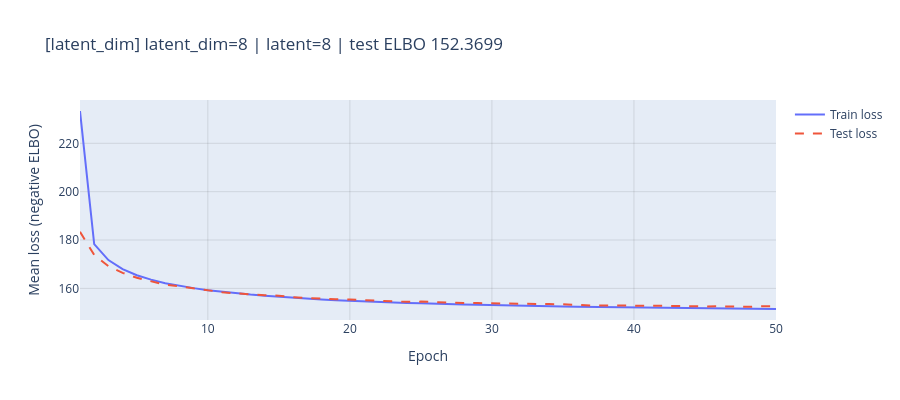
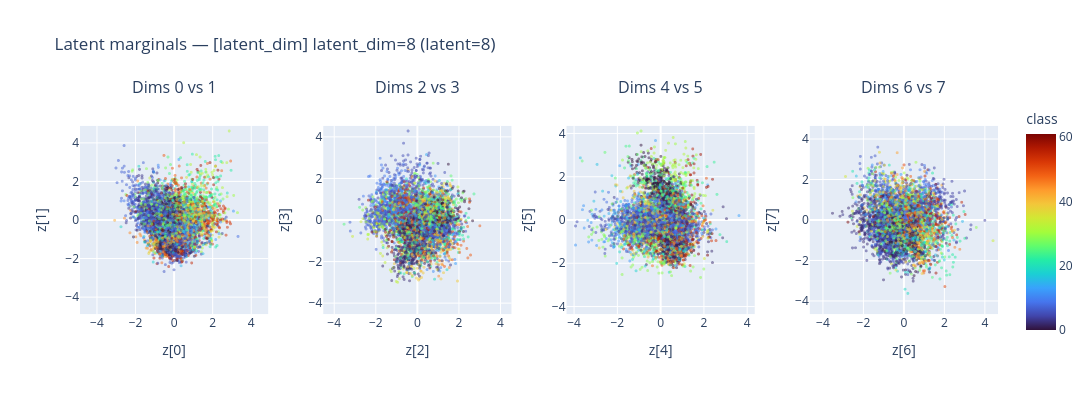
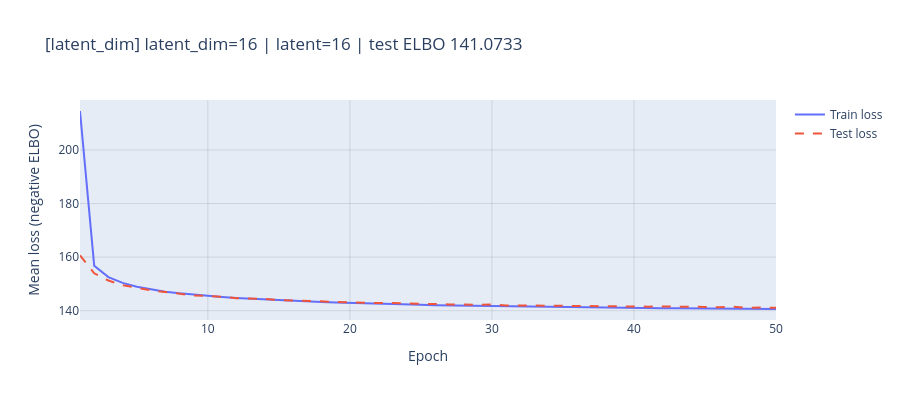
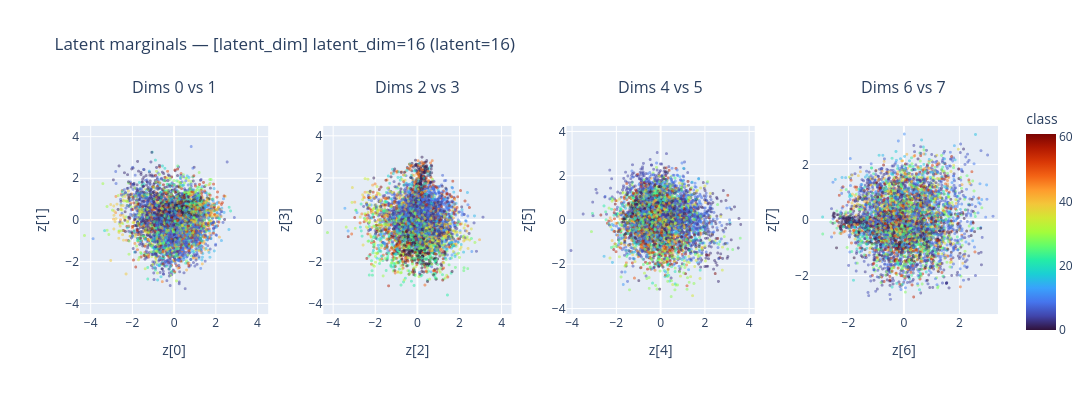

Notebook cell for these charts, in order:
### Markdown cell above
### 6.1 Tunning latent dimensionality

### Code cell
# Stage 1 — latent dimensionality (everything else held at best_config defaults)
LATENT_DIM_VALUES = [8, 16, 32]
run_search(
    stage='latent_dim',
    param='latent_dim',
    candidates=[(str(m), m) for m in LATENT_DIM_VALUES],
)

### Figure 1 — Plotly figure (JSON) as saved in the notebook; plotly's stock layout.template omitted (floating-point values rounded to 4 significant figures)
{"data": [{"mode": "lines", "name": "Train loss", "type": "scatter", "x": [1, 2, 3, 4, 5, 6, 7, 8, 9, 10, 11, 12, 13, 14, 15, 16, 17, 18, 19, 20, 21, 22, 23, 24, 25, 26, 27, 28, 29, 30, 31, 32, 33, 34, 35, 36, 37, 38, 39, 40, 41, 42, 43, 44, 45, 46, 47, 48, 49, 50], "y": [233.4, 178.3, 171.7, 168.0, 165.4, 163.6, 162.2, 161.1, 160.1, 159.3, 158.6, 158.0, 157.4, 157.0, 156.5, 156.1, 155.7, 155.4, 155.1, 154.8, 154.6, 154.4, 154.2, 154.0, 153.8, 153.6, 153.5, 153.3, 153.2, 153.0, 153.0, 152.8, 152.7, 152.6, 152.5, 152.4, 152.3, 152.2, 152.2, 152.1, 152.0, 152.0, 151.8, 151.8, 151.7, 151.7, 151.6, 151.5, 151.5, 151.5]}, {"line": {"dash": "dash"}, "mode": "lines", "name": "Test loss", "type": "scatter", "x": [1, 2, 3, 4, 5, 6, 7, 8, 9, 10, 11, 12, 13, 14, 15, 16, 17, 18, 19, 20, 21, 22, 23, 24, 25, 26, 27, 28, 29, 30, 31, 32, 33, 34, 35, 36, 37, 38, 39, 40, 41, 42, 43, 44, 45, 46, 47, 48, 49, 50], "y": [183.4, 173.8, 169.2, 166.4, 164.4, 163.0, 161.5, 160.8, 160.0, 159.2, 158.4, 157.9, 157.4, 157.2, 156.9, 156.3, 156.0, 155.6, 155.5, 155.4, 155.1, 154.8, 154.7, 154.4, 154.5, 154.3, 153.9, 154.0, 153.9, 153.8, 153.6, 153.5, 153.3, 153.5, 153.4, 153.0, 152.9, 153.0, 153.0, 152.8, 152.8, 152.8, 152.7, 152.6, 152.5, 152.6, 152.5, 152.4, 152.6, 152.7]}], "layout": {"height": 400, "title": {"text": "[latent_dim] latent_dim=8 | latent=8 | test ELBO 152.3699"}, "width": 900, "xaxis": {"gridcolor": "rgba(0,0,0,0.1)", "showgrid": true, "title": {"text": "Epoch"}}, "yaxis": {"gridcolor": "rgba(0,0,0,0.1)", "showgrid": true, "title": {"text": "Mean loss (negative ELBO)"}}}}

### Figure 2 — Plotly figure (JSON) as saved in the notebook; plotly's stock layout.template omitted (floating-point values rounded to 4 significant figures; data arrays with more than 128 entries replaced by an {"elided": "..."} marker saying what was removed)
{"data": [{"marker": {"cmax": 61, "cmin": 0, "color": {"elided": "5000 int values"}, "colorbar": {"title": {"text": "class"}}, "colorscale": [[0, "#30123b"], [0.07143, "#4145ab"], [0.1429, "#4675ed"], [0.2143, "#39a2fc"], [0.2857, "#1bcfd4"], [0.3571, "#24eca6"], [0.4286, "#61fc6c"], [0.5, "#a4fc3b"], [0.5714, "#d1e834"], [0.6429, "#f3c63a"], [0.7143, "#fe9b2d"], [0.7857, "#f36315"], [0.8571, "#d93806"], [0.9286, "#b11901"], [1, "#7a0402"]], "opacity": 0.5, "showscale": false, "size": 3}, "mode": "markers", "showlegend": false, "type": "scattergl", "x": {"elided": "5000 float values"}, "xaxis": "x", "y": {"elided": "5000 float values"}, "yaxis": "y"}, {"marker": {"cmax": 61, "cmin": 0, "color": {"elided": "5000 int values"}, "colorbar": {"title": {"text": "class"}}, "colorscale": [[0, "#30123b"], [0.07143, "#4145ab"], [0.1429, "#4675ed"], [0.2143, "#39a2fc"], [0.2857, "#1bcfd4"], [0.3571, "#24eca6"], [0.4286, "#61fc6c"], [0.5, "#a4fc3b"], [0.5714, "#d1e834"], [0.6429, "#f3c63a"], [0.7143, "#fe9b2d"], [0.7857, "#f36315"], [0.8571, "#d93806"], [0.9286, "#b11901"], [1, "#7a0402"]], "opacity": 0.5, "showscale": false, "size": 3}, "mode": "markers", "showlegend": false, "type": "scattergl", "x": {"elided": "5000 float values"}, "xaxis": "x2", "y": {"elided": "5000 float values"}, "yaxis": "y2"}, {"marker": {"cmax": 61, "cmin": 0, "color": {"elided": "5000 int values"}, "colorbar": {"title": {"text": "class"}}, "colorscale": [[0, "#30123b"], [0.07143, "#4145ab"], [0.1429, "#4675ed"], [0.2143, "#39a2fc"], [0.2857, "#1bcfd4"], [0.3571, "#24eca6"], [0.4286, "#61fc6c"], [0.5, "#a4fc3b"], [0.5714, "#d1e834"], [0.6429, "#f3c63a"], [0.7143, "#fe9b2d"], [0.7857, "#f36315"], [0.8571, "#d93806"], [0.9286, "#b11901"], [1, "#7a0402"]], "opacity": 0.5, "showscale": false, "size": 3}, "mode": "markers", "showlegend": false, "type": "scattergl", "x": {"elided": "5000 float values"}, "xaxis": "x3", "y": {"elided": "5000 float values"}, "yaxis": "y3"}, {"marker": {"cmax": 61, "cmin": 0, "color": {"elided": "5000 int values"}, "colorbar": {"title": {"text": "class"}}, "colorscale": [[0, "#30123b"], [0.07143, "#4145ab"], [0.1429, "#4675ed"], [0.2143, "#39a2fc"], [0.2857, "#1bcfd4"], [0.3571, "#24eca6"], [0.4286, "#61fc6c"], [0.5, "#a4fc3b"], [0.5714, "#d1e834"], [0.6429, "#f3c63a"], [0.7143, "#fe9b2d"], [0.7857, "#f36315"], [0.8571, "#d93806"], [0.9286, "#b11901"], [1, "#7a0402"]], "opacity": 0.5, "showscale": true, "size": 3}, "mode": "markers", "showlegend": false, "type": "scattergl", "x": {"elided": "5000 float values"}, "xaxis": "x4", "y": {"elided": "5000 float values"}, "yaxis": "y4"}], "layout": {"annotations": [{"font": {"size": 16}, "showarrow": false, "text": "Dims 0 vs 1", "x": 0.1025, "xanchor": "center", "xref": "paper", "y": 1, "yanchor": "bottom", "yref": "paper"}, {"font": {"size": 16}, "showarrow": false, "text": "Dims 2 vs 3", "x": 0.3675, "xanchor": "center", "xref": "paper", "y": 1, "yanchor": "bottom", "yref": "paper"}, {"font": {"size": 16}, "showarrow": false, "text": "Dims 4 vs 5", "x": 0.6325, "xanchor": "center", "xref": "paper", "y": 1, "yanchor": "bottom", "yref": "paper"}, {"font": {"size": 16}, "showarrow": false, "text": "Dims 6 vs 7", "x": 0.8975, "xanchor": "center", "xref": "paper", "y": 1, "yanchor": "bottom", "yref": "paper"}], "height": 420, "title": {"text": "Latent marginals — [latent_dim] latent_dim=8 (latent=8)"}, "width": 1760, "xaxis": {"anchor": "y", "constrain": "domain", "domain": [0, 0.205], "range": [-4.879, 4.879], "title": {"text": "z[0]"}}, "xaxis2": {"anchor": "y2", "constrain": "domain", "domain": [0.265, 0.47], "range": [-4.527, 4.527], "title": {"text": "z[2]"}}, "xaxis3": {"anchor": "y3", "constrain": "domain", "domain": [0.53, 0.735], "range": [-4.349, 4.349], "title": {"text": "z[4]"}}, "xaxis4": {"anchor": "y4", "constrain": "domain", "domain": [0.795, 1], "range": [-4.649, 4.649], "title": {"text": "z[6]"}}, "yaxis": {"anchor": "x", "constrain": "domain", "domain": [0, 1], "range": [-4.879, 4.879], "scaleanchor": "x", "scaleratio": 1, "title": {"text": "z[1]"}}, "yaxis2": {"anchor": "x2", "constrain": "domain", "domain": [0, 1], "range": [-4.527, 4.527], "scaleanchor": "x2", "scaleratio": 1, "title": {"text": "z[3]"}}, "yaxis3": {"anchor": "x3", "constrain": "domain", "domain": [0, 1], "range": [-4.349, 4.349], "scaleanchor": "x3", "scaleratio": 1, "title": {"text": "z[5]"}}, "yaxis4": {"anchor": "x4", "constrain": "domain", "domain": [0, 1], "range": [-4.649, 4.649], "scaleanchor": "x4", "scaleratio": 1, "title": {"text": "z[7]"}}}}

### Figure 3 — Plotly figure (JSON) as saved in the notebook; plotly's stock layout.template omitted (floating-point values rounded to 4 significant figures)
{"data": [{"mode": "lines", "name": "Train loss", "type": "scatter", "x": [1, 2, 3, 4, 5, 6, 7, 8, 9, 10, 11, 12, 13, 14, 15, 16, 17, 18, 19, 20, 21, 22, 23, 24, 25, 26, 27, 28, 29, 30, 31, 32, 33, 34, 35, 36, 37, 38, 39, 40, 41, 42, 43, 44, 45, 46, 47, 48, 49, 50], "y": [214.6, 156.8, 152.5, 150.4, 148.9, 147.9, 147.1, 146.5, 146.0, 145.5, 145.1, 144.7, 144.4, 144.1, 143.9, 143.6, 143.4, 143.2, 143.1, 142.9, 142.7, 142.5, 142.4, 142.3, 142.2, 142.1, 142.0, 141.9, 141.8, 141.7, 141.6, 141.6, 141.5, 141.4, 141.3, 141.3, 141.2, 141.1, 141.1, 141.0, 141.0, 140.9, 140.9, 140.9, 140.8, 140.8, 140.8, 140.7, 140.7, 140.6]}, {"line": {"dash": "dash"}, "mode": "lines", "name": "Test loss", "type": "scatter", "x": [1, 2, 3, 4, 5, 6, 7, 8, 9, 10, 11, 12, 13, 14, 15, 16, 17, 18, 19, 20, 21, 22, 23, 24, 25, 26, 27, 28, 29, 30, 31, 32, 33, 34, 35, 36, 37, 38, 39, 40, 41, 42, 43, 44, 45, 46, 47, 48, 49, 50], "y": [160.7, 154.0, 151.3, 149.5, 148.6, 147.6, 147.0, 146.3, 145.7, 145.5, 145.2, 144.7, 144.5, 144.4, 143.9, 143.8, 143.6, 143.5, 143.2, 143.3, 143.1, 142.8, 142.9, 142.7, 142.5, 142.5, 142.3, 142.3, 142.1, 142.3, 141.9, 142.0, 141.9, 141.8, 141.7, 141.8, 141.7, 141.6, 141.5, 141.4, 141.5, 141.5, 141.4, 141.5, 141.4, 141.2, 141.5, 141.1, 141.2, 141.1]}], "layout": {"height": 400, "title": {"text": "[latent_dim] latent_dim=16 | latent=16 | test ELBO 141.0733"}, "width": 900, "xaxis": {"gridcolor": "rgba(0,0,0,0.1)", "showgrid": true, "title": {"text": "Epoch"}}, "yaxis": {"gridcolor": "rgba(0,0,0,0.1)", "showgrid": true, "title": {"text": "Mean loss (negative ELBO)"}}}}

### Figure 4 — Plotly figure (JSON) as saved in the notebook; plotly's stock layout.template omitted (floating-point values rounded to 4 significant figures; data arrays with more than 128 entries replaced by an {"elided": "..."} marker saying what was removed)
{"data": [{"marker": {"cmax": 61, "cmin": 0, "color": {"elided": "5000 int values"}, "colorbar": {"title": {"text": "class"}}, "colorscale": [[0, "#30123b"], [0.07143, "#4145ab"], [0.1429, "#4675ed"], [0.2143, "#39a2fc"], [0.2857, "#1bcfd4"], [0.3571, "#24eca6"], [0.4286, "#61fc6c"], [0.5, "#a4fc3b"], [0.5714, "#d1e834"], [0.6429, "#f3c63a"], [0.7143, "#fe9b2d"], [0.7857, "#f36315"], [0.8571, "#d93806"], [0.9286, "#b11901"], [1, "#7a0402"]], "opacity": 0.5, "showscale": false, "size": 3}, "mode": "markers", "showlegend": false, "type": "scattergl", "x": {"elided": "5000 float values"}, "xaxis": "x", "y": {"elided": "5000 float values"}, "yaxis": "y"}, {"marker": {"cmax": 61, "cmin": 0, "color": {"elided": "5000 int values"}, "colorbar": {"title": {"text": "class"}}, "colorscale": [[0, "#30123b"], [0.07143, "#4145ab"], [0.1429, "#4675ed"], [0.2143, "#39a2fc"], [0.2857, "#1bcfd4"], [0.3571, "#24eca6"], [0.4286, "#61fc6c"], [0.5, "#a4fc3b"], [0.5714, "#d1e834"], [0.6429, "#f3c63a"], [0.7143, "#fe9b2d"], [0.7857, "#f36315"], [0.8571, "#d93806"], [0.9286, "#b11901"], [1, "#7a0402"]], "opacity": 0.5, "showscale": false, "size": 3}, "mode": "markers", "showlegend": false, "type": "scattergl", "x": {"elided": "5000 float values"}, "xaxis": "x2", "y": {"elided": "5000 float values"}, "yaxis": "y2"}, {"marker": {"cmax": 61, "cmin": 0, "color": {"elided": "5000 int values"}, "colorbar": {"title": {"text": "class"}}, "colorscale": [[0, "#30123b"], [0.07143, "#4145ab"], [0.1429, "#4675ed"], [0.2143, "#39a2fc"], [0.2857, "#1bcfd4"], [0.3571, "#24eca6"], [0.4286, "#61fc6c"], [0.5, "#a4fc3b"], [0.5714, "#d1e834"], [0.6429, "#f3c63a"], [0.7143, "#fe9b2d"], [0.7857, "#f36315"], [0.8571, "#d93806"], [0.9286, "#b11901"], [1, "#7a0402"]], "opacity": 0.5, "showscale": false, "size": 3}, "mode": "markers", "showlegend": false, "type": "scattergl", "x": {"elided": "5000 float values"}, "xaxis": "x3", "y": {"elided": "5000 float values"}, "yaxis": "y3"}, {"marker": {"cmax": 61, "cmin": 0, "color": {"elided": "5000 int values"}, "colorbar": {"title": {"text": "class"}}, "colorscale": [[0, "#30123b"], [0.07143, "#4145ab"], [0.1429, "#4675ed"], [0.2143, "#39a2fc"], [0.2857, "#1bcfd4"], [0.3571, "#24eca6"], [0.4286, "#61fc6c"], [0.5, "#a4fc3b"], [0.5714, "#d1e834"], [0.6429, "#f3c63a"], [0.7143, "#fe9b2d"], [0.7857, "#f36315"], [0.8571, "#d93806"], [0.9286, "#b11901"], [1, "#7a0402"]], "opacity": 0.5, "showscale": true, "size": 3}, "mode": "markers", "showlegend": false, "type": "scattergl", "x": {"elided": "5000 float values"}, "xaxis": "x4", "y": {"elided": "5000 float values"}, "yaxis": "y4"}], "layout": {"annotations": [{"font": {"size": 16}, "showarrow": false, "text": "Dims 0 vs 1", "x": 0.1025, "xanchor": "center", "xref": "paper", "y": 1, "yanchor": "bottom", "yref": "paper"}, {"font": {"size": 16}, "showarrow": false, "text": "Dims 2 vs 3", "x": 0.3675, "xanchor": "center", "xref": "paper", "y": 1, "yanchor": "bottom", "yref": "paper"}, {"font": {"size": 16}, "showarrow": false, "text": "Dims 4 vs 5", "x": 0.6325, "xanchor": "center", "xref": "paper", "y": 1, "yanchor": "bottom", "yref": "paper"}, {"font": {"size": 16}, "showarrow": false, "text": "Dims 6 vs 7", "x": 0.8975, "xanchor": "center", "xref": "paper", "y": 1, "yanchor": "bottom", "yref": "paper"}], "height": 420, "title": {"text": "Latent marginals — [latent_dim] latent_dim=16 (latent=16)"}, "width": 1760, "xaxis": {"anchor": "y", "constrain": "domain", "domain": [0, 0.205], "range": [-4.513, 4.513], "title": {"text": "z[0]"}}, "xaxis2": {"anchor": "y2", "constrain": "domain", "domain": [0.265, 0.47], "range": [-4.47, 4.47], "title": {"text": "z[2]"}}, "xaxis3": {"anchor": "y3", "constrain": "domain", "domain": [0.53, 0.735], "range": [-4.25, 4.25], "title": {"text": "z[4]"}}, "xaxis4": {"anchor": "y4", "constrain": "domain", "domain": [0.795, 1], "range": [-3.394, 3.394], "title": {"text": "z[6]"}}, "yaxis": {"anchor": "x", "constrain": "domain", "domain": [0, 1], "range": [-4.513, 4.513], "scaleanchor": "x", "scaleratio": 1, "title": {"text": "z[1]"}}, "yaxis2": {"anchor": "x2", "constrain": "domain", "domain": [0, 1], "range": [-4.47, 4.47], "scaleanchor": "x2", "scaleratio": 1, "title": {"text": "z[3]"}}, "yaxis3": {"anchor": "x3", "constrain": "domain", "domain": [0, 1], "range": [-4.25, 4.25], "scaleanchor": "x3", "scaleratio": 1, "title": {"text": "z[5]"}}, "yaxis4": {"anchor": "x4", "constrain": "domain", "domain": [0, 1], "range": [-3.394, 3.394], "scaleanchor": "x4", "scaleratio": 1, "title": {"text": "z[7]"}}}}
